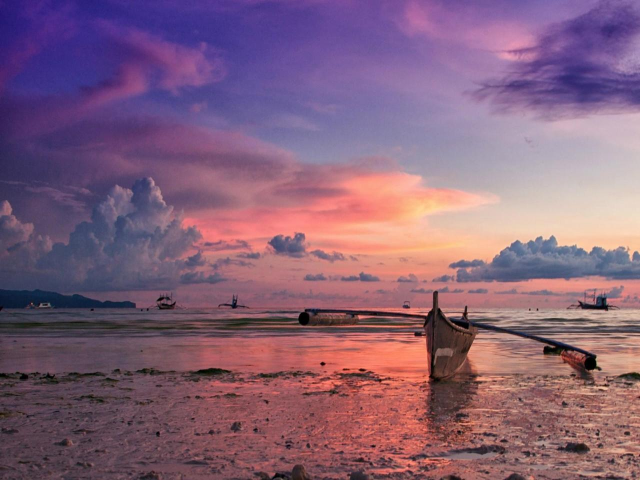
%> input picture Lab4/target.jpg, 1280 x 960 px (shown at 1/2 size)
$ octave blending.m   (GNU Octave 9; MATLAB toolbox functions it lacks are replaced by stand-ins)
%> lines starting %> are read from the running program, lines starting %| are printed output that depends on the picture; in (x1, y1, x2, y2) boxes, pixels count from 0 and x2, y2 are one past the last pixel; in counts of white or black regions, pixels touching at a corner belong together; the program's own positions count from 1
### Lab4/reduce.m
function g = reduce(I)


    %建造高斯filter (standard deviation is 1)

    ker = fspecial('gaussian',5,1);

    % 卷积
    convIm = imfilter(I, ker, 'conv');

    % 下采样
    rows = size(I,1);
    cols = size(I,2);

    % Get every other row and column
    %每行每列隔一个取一个

    img_blur_rows = convIm(1:2:rows,:,:);

    g = img_blur_rows(:,1:2:cols,:);

end

### Lab4/gausspyr.m
function G = gausspyr(I,depth)


    %建造cell 放每层的结果
    G = cell(1,depth);


    %高斯金字塔的第一层是原图，接下来的层是通过上一层下采样得到

    for i = 1:depth
        if i == 1
            G{i} = I;
            sub = I;
        else
            sub = reduce(sub);
            G{i} = sub;
        end
    end
end

### Lab4/laplacianpyr.m
function L = laplacianpyr(I,depth)


    L = cell(1,depth);

    % 计算高斯金字塔
    G = gausspyr(I,depth);


    %Laplaceian金字塔的 每一层是高斯金字塔对应的一层减去上采样得到的下一层的结果，最上一层是高斯金字塔的最上一层

    for i = 1:(depth-1)
        tmp = expand(G{i+1});
        rows = size(G{i},1);
        cols = size(G{i},2);
        tmp = tmp(1:rows,1:cols,:);
        L{i} = G{i}-tmp;
    end
    L{end} = G{end};
end

### Lab4/expand.m
function g = expand(I)


    %ä¸éæ ·è¿ç¨ï¼å¤§å°ä¸æ°å¾æ¯åå¾çä¸¤åï¼
    %æ¯è¡æ¯åä¸éä¸?ä¸ªç©ºå°åå¾ä¸çå?¼æå¥å°æ°å¾ä¸?

    rows = size(I, 1);
    cols = size(I, 2);
    expout = zeros([2*rows 2*cols 3]);

    expout(1:2:2*rows,1:2:2*cols,:) = I;


    % é«æ¯filter
    ker = fspecial('gaussian',5,1);

    % é«æ¯æ»¤æ³¢


    expout = imfilter(expout, ker, 'conv');

    % å ä¸ºæä»¬è¡ååä¸åæ©å¤§äºä¸¤å?ï¼æ?ç»å¾åæä»¬éè¦å¨é«æ¯æ»¤æ³¢çåºç¡?ä¸ä¹ä»¥å
    expout = 4*expout;

    g = expout;

end

### Lab4/combine.m
function [LS] = combine(LA, LB, GR)


    %金字塔高度
    depth = numel(LA);

    LS = cell(1,depth);


    %融合的每层拉普拉斯金字塔每一层上的每个像素（i,j)是通过如下式子计算得到的：
    % LS(d,i,j) = GR(d,i,j)*LA(d,i,j) + (1-GR(d,i,j))*LB(d,i,j)


    for d = 1:depth
        LS{d} = GR{d}.*LA{d} + (1-GR{d}).*LB{d};
    end
end

### Lab4/collapse.m
function I = collapse(L)


    depth = numel(L);


    %恢复图像：每层是上一层上采样得到的图加上本身，

    for i = depth-1:-1:1
        L{i} = L{i} + expand(L{i+1});
    end

    I = L{1};

end

### Lab4/blending.m
clear;clc;

B = im2double(imread('target.jpg'));
A = im2double(imread('source.jpg'));
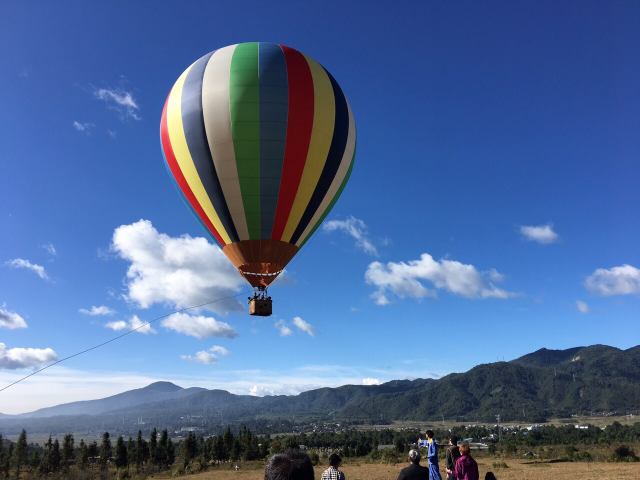
%> input picture Lab4/source.jpg, 1280 x 960 px (shown at 1/2 size)


% è®¾ç½®èååºå

%R = zeros(512,512); R(:,257:512)=1;

R=logical(imread('mask.jpg'));
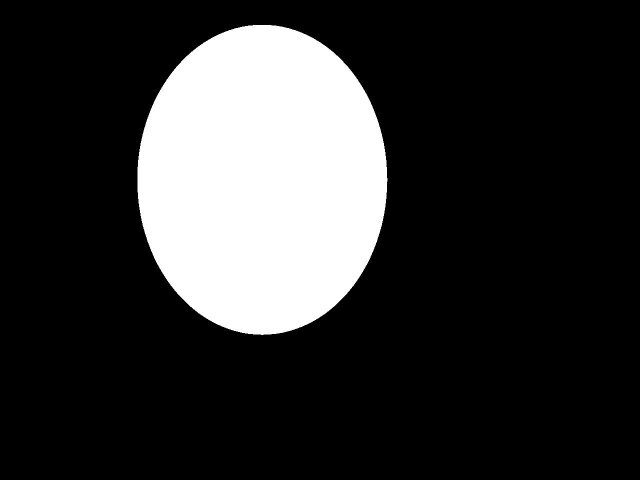
%> input picture Lab4/mask.jpg, 1280 x 960 px (shown at 1/2 size)
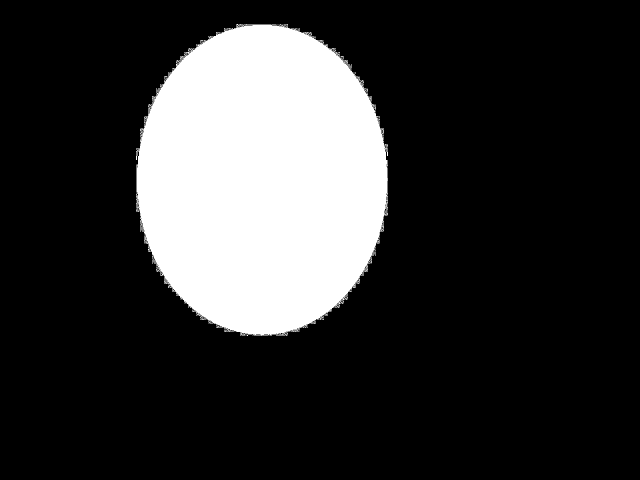
%> R: size 960x1280 logical (shown at 1/2 size); 20.1% white; 68 white regions (67 under 20 px), largest, box (x1, y1, x2, y2) and area: (272, 48, 776, 672) 246941

depth =6 ;


LA = laplacianpyr(A,depth);
%> after the loop in gausspyr, `for i = 1:depth`: G = 6 items
%> the loop in laplacianpyr, `for i = 1:(depth-1)` made 5 passes
%> (rows, cols) on passes 1 to 5: (960, 1280), (480, 640), (240, 320), (120, 160), (60, 80)
%> LA = 6 items
LB = laplacianpyr(B,depth);
%> the loop in gausspyr (call 2), `for i = 1:depth` made 6 passes
%> pass 2, in reduce (call 6), `img_blur_rows = convIm(1:2:rows,:,:);`:
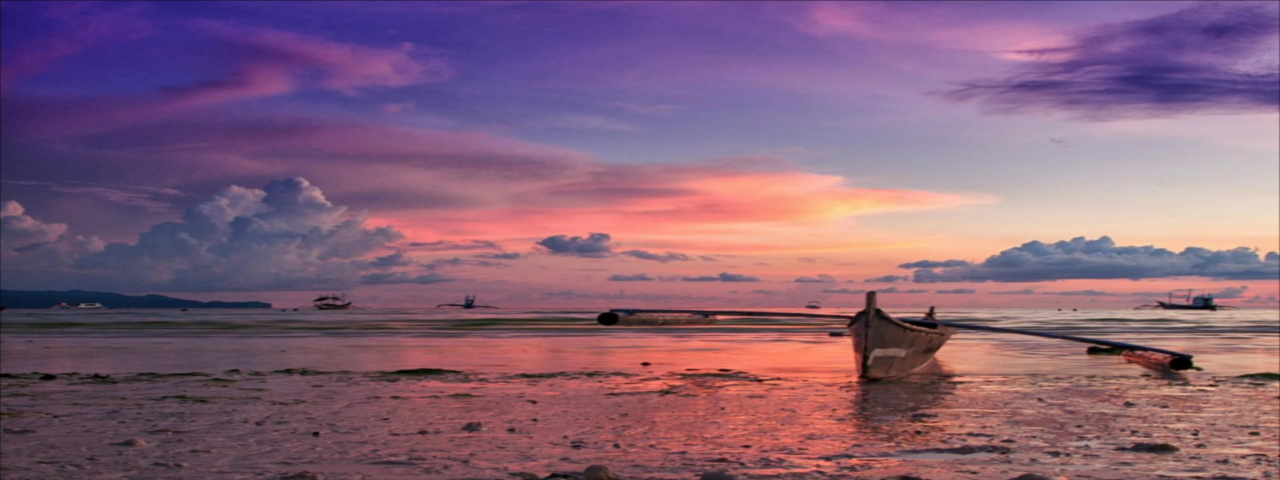
%> img_blur_rows: size 480x1280x3 double; mean R, G, B 0.522, 0.383, 0.474
%> pass 2, in reduce (call 6), `g = img_blur_rows(:,1:2:cols,:);`:
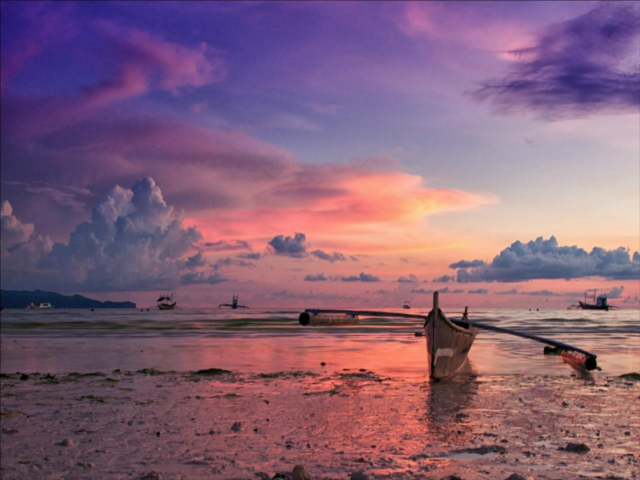
%> g: size 480x640x3 double; mean R, G, B 0.522, 0.383, 0.474
%> the loop in laplacianpyr (call 2), `for i = 1:(depth-1)` made 5 passes
%> pass 2, in expand (call 7), `expout = imfilter(expout, ker, 'conv');`:
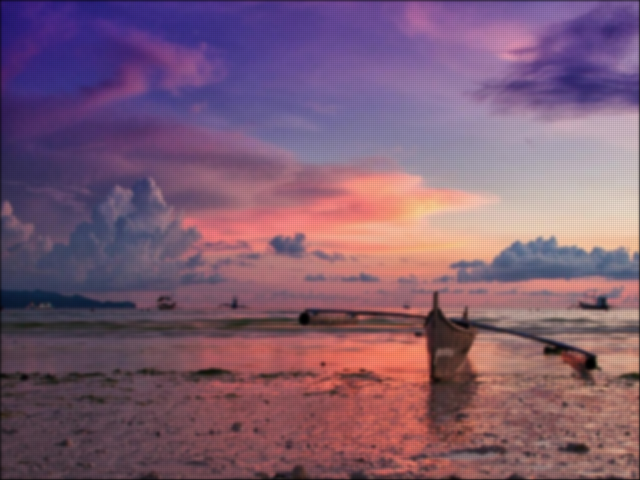
%> expout: size 480x640x3 double; mean R, G, B 0.13, 0.0954, 0.118; drawn with min black and max white
%> LB = 6 items


GR = gausspyr(R,depth);
%> GR = 6 items

% éè¿maskçé«æ¯éå­å¡èåä¸¤ä¸ªææ®ææ¯éå­å¡?
[LS] = combine(LA, LB, GR);
%> in combine, `depth = numel(LA);`: depth = 6
%> in combine, `LS = cell(1,depth);`: LS = {[], [], [], [], [], []}
%> the loop in combine, `for d = 1:depth` made 6 passes
%> after the loop in combine, `for d = 1:depth`: LS = 6 items
%> LS = 6 items

% å¤åå¾å
Ib = collapse(LS);
%> the loop in collapse, `for i = depth-1:-1:1` made 5 passes
%> (i, rows in expand, cols in expand) on passes 1, 2, 4, 5: (5, 30, 40), (4, 60, 80), (2, 240, 320), (1, 480, 640)


imshow(Ib);
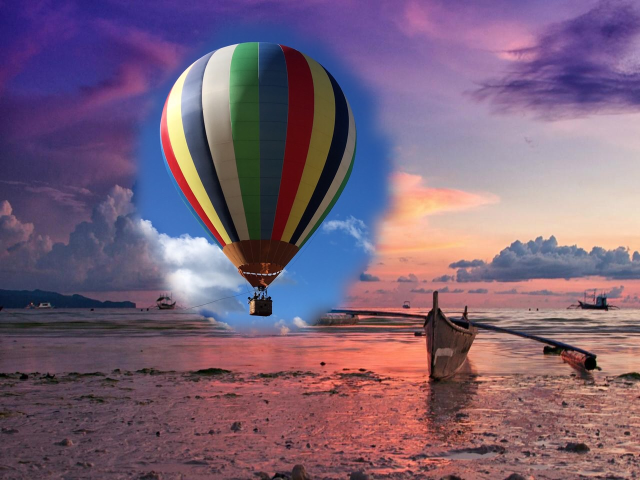
%> displayed picture: size 960x1280x3, on the screen's scale of 0 to 255 (shown at 1/2 size); mean R, G, B 122.1, 97.2, 118.7
